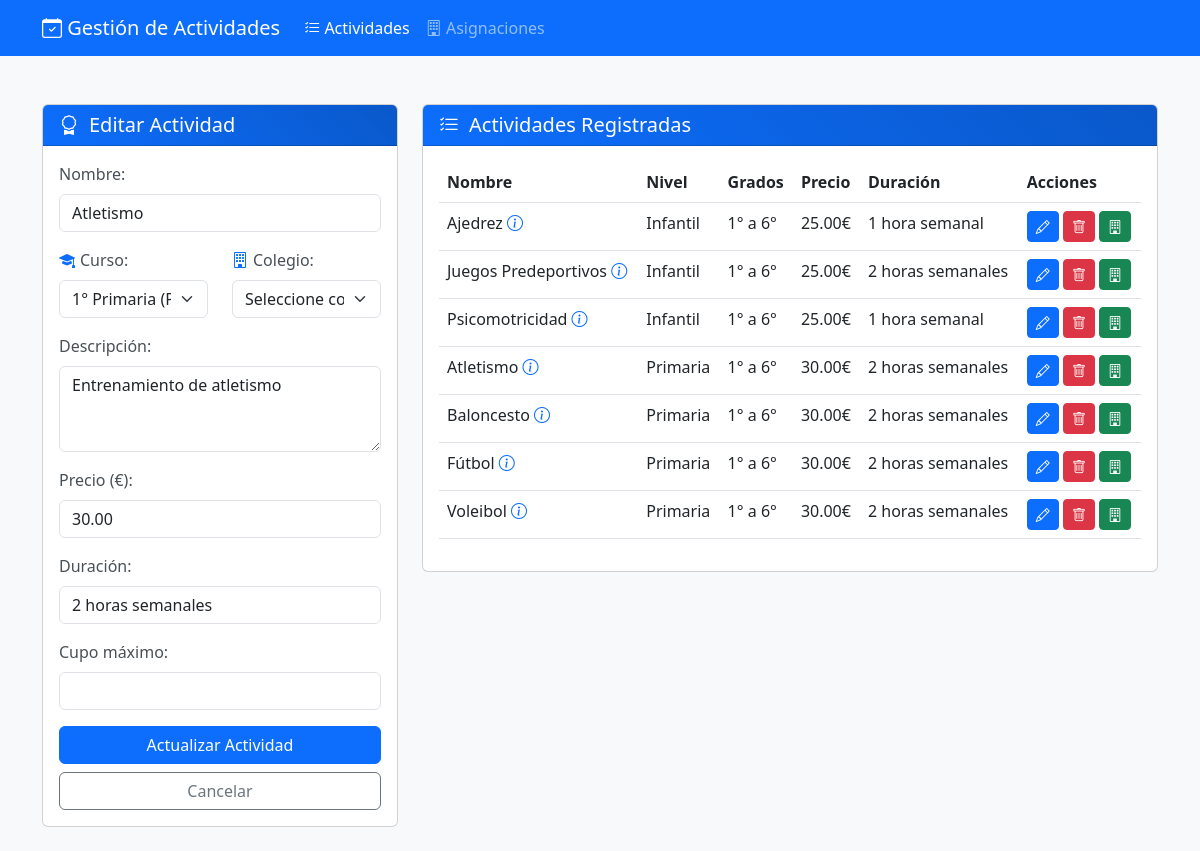
Page /actividades.php?editar=5 on the committed database.
### tables this page shows
CREATE TABLE actividades (
    id INT AUTO_INCREMENT PRIMARY KEY,
    nombre VARCHAR(100) NOT NULL,
    descripcion TEXT,
    precio DECIMAL(6,2) NOT NULL,
    duracion VARCHAR(50),
    fecha_registro TIMESTAMP DEFAULT CURRENT_TIMESTAMP
);

CREATE TABLE cursos (
    id INT AUTO_INCREMENT PRIMARY KEY,
    nombre VARCHAR(50) NOT NULL UNIQUE,
    nivel ENUM('Primaria', 'Secundaria') NOT NULL,
    grado TINYINT NOT NULL,
    fecha_registro TIMESTAMP DEFAULT CURRENT_TIMESTAMP,
    UNIQUE KEY uk_nivel_grado (nivel, grado)
);

### actividades.php (the view, shortened to what this page needs)
<?php
include('conexion.php');
$actividad = null;
if (isset($_GET['editar'])) {
    $stmt = $conexion->prepare("SELECT * FROM actividades WHERE id = ?");
    $stmt->execute([$_GET['editar']]);
    $actividad = $stmt->fetch();
}
$actividades = $conexion->query("
    SELECT * FROM actividades
    ORDER BY nivel_requerido, nombre")->fetchAll();
$cursos = $conexion->query("SELECT id, nombre, nivel, grado FROM cursos ORDER BY nivel, grado")->fetchAll();
?>
<!DOCTYPE html>
<html lang="es">
<head>
    <link href="https://cdn.jsdelivr.net/npm/bootstrap@5.3.0/dist/css/bootstrap.min.css" rel="stylesheet">
    <link rel="stylesheet" href="https://cdn.jsdelivr.net/npm/bootstrap-icons@1.10.5/font/bootstrap-icons.css">
    <link href="assets/css/style.css" rel="stylesheet">
</head>
<body>
    <nav class="navbar navbar-expand-lg navbar-dark bg-primary mb-4">
        <div class="container">
            <a class="navbar-brand" href="#">
                <i class="bi bi-calendar-check"></i>
                Gestión de Actividades
            </a>
            <div class="collapse navbar-collapse" id="navbarNav">
                <ul class="navbar-nav">
                    <li class="nav-item">
                        <a class="nav-link active" href="actividades.php">
                            <i class="bi bi-list-check"></i> Actividades
                        </a>
                    </li>
                    <li class="nav-item">
                        <a class="nav-link" href="asignaciones.php">
                            <i class="bi bi-building"></i> Asignaciones
                        </a>
                    </li>
                </ul>
            </div>
        </div>
    </nav>
    <div class="container py-4">
        <div class="row">
            <div class="col-md-4">
                <div class="card">
                    <div class="card-header">
                        <h5>
                            <i class="bi bi-award"></i>
                            <?= $actividad ? 'Editar' : 'Nueva' ?> Actividad
                        </h5>
                    </div>
                    <div class="card-body">
                        <form method="POST" class="needs-validation" novalidate>
                            <div class="mb-3">
                                <label class="form-label">Nombre:</label>
                                <input type="text" name="nombre" class="form-control" required
                                    value="<?= $actividad ? $actividad['nombre'] : '' ?>">
                            </div>
                            <div class="row mb-3">
                                <div class="col-md-6">
                                    <label class="form-label">
                                        <i class="bi bi-mortarboard-fill"></i>
                                        Curso:
                                    </label>
                                    <select name="curso" class="form-select" required onchange="actualizarNivelGrado(this)">
                                        <?php foreach ($cursos as $curso): ?>
                                            <option value="<?= $curso['id'] ?>"
                                                    data-nivel="<?= $curso['nivel'] ?>"
                                                    data-grado="<?= $curso['grado'] ?>"
                                                    <?= ($actividad && $actividad['nivel_requerido'] == $curso['nivel'] &&
                                                        $actividad['grado_minimo'] == $curso['grado']) ? 'selected' : '' ?>>
                                                <?= $curso['nombre'] ?> (<?= $curso['nivel'] ?>)
                                            </option>
                                        <?php endforeach; ?>
                                    </select>
                                </div>
                                <div class="col-md-6">
                                    <label class="form-label">
                                        <i class="bi bi-building"></i>
                                        Colegio:
                                    </label>
                                    <select name="colegio" class="form-select" required>
                                        <option value="">Seleccione colegio</option>
                                    </select>
                                </div>
                            </div>
                            <div class="mb-3">
                                <label class="form-label">Descripción:</label>
                                <textarea name="descripcion" class="form-control" rows="3"><?= $actividad ? $actividad['descripcion'] : '' ?></textarea>
                            </div>
                            <div class="mb-3">
                                <label class="form-label">Precio (€):</label>
                                <input type="number" name="precio" class="form-control" step="0.01" min="0" required
                                    value="<?= $actividad ? $actividad['precio'] : '' ?>">
                            </div>
                            <div class="mb-3">
                                <label class="form-label">Duración:</label>
                                <input type="text" name="duracion" class="form-control" required
                                    value="<?= $actividad ? $actividad['duracion'] : '' ?>">
                            </div>
                            <div class="mb-3">
                                <label class="form-label">Cupo máximo:</label>
                                <input type="number" name="cupo_maximo" class="form-control"
                                       min="1" required value="<?= $actividad ? $actividad['cupo_maximo'] : '20' ?>">
                            </div>
                            <div class="d-grid gap-2">
                                <button type="submit" class="btn btn-primary">
                                    <?= $actividad ? 'Actualizar' : 'Crear' ?> Actividad
                                </button>
                                <?php if ($actividad): ?>
                                    <a href="actividades.php" class="btn btn-outline-secondary">Cancelar</a>
                                <?php endif; ?>
                            </div>
                        </form>
                    </div>
                </div>
            </div>
            <div class="col-md-8">
                <div class="card">
                    <div class="card-header">
                        <h5>
                            <i class="bi bi-list-check"></i>
                            Actividades Registradas
                        </h5>
                    </div>
                    <div class="card-body">
                        <div class="table-responsive">
                            <table class="table table-hover">
                                <thead>
                                    <tr>
                                        <th>Nombre</th>
                                        <th>Nivel</th>
                                        <th>Grados</th>
                                        <th>Precio</th>
                                        <th>Duración</th>
                                        <th>Acciones</th>
                                    </tr>
                                </thead>
                                <tbody>
                                    <?php foreach ($actividades as $act): ?>
                                        <tr>
                                            <td>
                                                <?= htmlspecialchars($act['nombre']) ?>
                                                <?php if ($act['descripcion']): ?>
                                                    <i class="bi bi-info-circle text-primary"
                                                       data-bs-toggle="tooltip"
                                                       title="<?= htmlspecialchars($act['descripcion']) ?>">
                                                    </i>
                                                <?php endif; ?>
                                            </td>
                                            <td><?= $act['nivel_requerido'] ?></td>
                                            <td><?= $act['grado_minimo'] ?>° a <?= $act['grado_maximo'] ?>°</td>
                                            <td><?= number_format($act['precio'], 2) ?>€</td>
                                            <td><?= $act['duracion'] ?></td>
                                            <td>
                                                <a href="?editar=<?= $act['id'] ?>"
                                                   class="btn btn-sm btn-primary"
                                                   data-bs-toggle="tooltip"
                                                   title="Editar">
                                                    <i class="bi bi-pencil"></i>
                                                </a>
                                                <a href="#"
                                                   onclick="confirmarEliminacion(<?= $act['id'] ?>)"
                                                   class="btn btn-sm btn-danger"
                                                   data-bs-toggle="tooltip"
                                                   title="Eliminar">
                                                    <i class="bi bi-trash"></i>
                                                </a>
                                                <a href="#"
                                                   onclick="asignarAColegio(<?= $act['id'] ?>, <?= $act['precio'] ?>)"
                                                   class="btn btn-sm btn-success"
                                                   data-bs-toggle="tooltip"
                                                   title="Asignar a Colegio">
                                                    <i class="bi bi-building"></i>
                                                </a>
                                            </td>
                                        </tr>
                                    <?php endforeach; ?>
                                </tbody>
                            </table>
                        </div>
                    </div>
                </div>
            </div>
        </div>
    </div>
</body>
</html>

### assets/css/style.css (style rules this page uses)
body { background-color: #f8f9fa; }
.card-header { background: linear-gradient(45deg, #0d6efd, #0a58ca); color: white; }
.card-header h5 { display: flex; align-items: center; gap: 10px; margin: 0; }
.form-label { display: flex; align-items: center; gap: 5px; color: #495057; margin-bottom: 0.5rem; }
.form-label i { color: #0d6efd; }

### rows in the picture
actividades: nombre "Atletismo", curso "1° Primaria (Primaria)", descripcion "Entrenamiento de atletismo", precio "30.00", duracion "2 horas semanales", nivel_requerido "Primaria", grado_minimo "1", grado_maximo "6"
actividades: nombre "Ajedrez", nivel_requerido "Infantil", grado_minimo "1", grado_maximo "6", precio "25.00", duracion "1 hora semanal"
actividades: nombre "Juegos Predeportivos", nivel_requerido "Infantil", grado_minimo "1", grado_maximo "6", precio "25.00", duracion "2 horas semanales"
actividades: nombre "Psicomotricidad", nivel_requerido "Infantil", grado_minimo "1", grado_maximo "6", precio "25.00", duracion "1 hora semanal"
actividades: nombre "Baloncesto", nivel_requerido "Primaria", grado_minimo "1", grado_maximo "6", precio "30.00", duracion "2 horas semanales"
actividades: nombre "Fútbol", nivel_requerido "Primaria", grado_minimo "1", grado_maximo "6", precio "30.00", duracion "2 horas semanales"
actividades: nombre "Voleibol", nivel_requerido "Primaria", grado_minimo "1", grado_maximo "6", precio "30.00", duracion "2 horas semanales"
